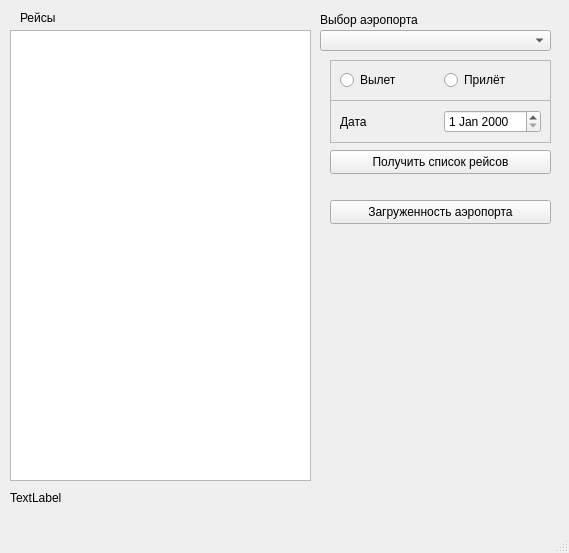
<?xml version="1.0" encoding="UTF-8"?>
<ui version="4.0">
 <class>MainWindow</class>
 <widget class="QMainWindow" name="MainWindow">
  <property name="geometry">
   <rect>
    <x>0</x>
    <y>0</y>
    <width>569</width>
    <height>553</height>
   </rect>
  </property>
  <property name="windowTitle">
   <string>Инспектор аэропортов</string>
  </property>
  <widget class="QWidget" name="centralwidget">
   <widget class="QTableView" name="tableView">
    <property name="geometry">
     <rect>
      <x>10</x>
      <y>30</y>
      <width>301</width>
      <height>451</height>
     </rect>
    </property>
   </widget>
   <widget class="QLabel" name="lb_raceView">
    <property name="geometry">
     <rect>
      <x>20</x>
      <y>10</y>
      <width>49</width>
      <height>16</height>
     </rect>
    </property>
    <property name="text">
     <string>Рейсы</string>
    </property>
   </widget>
   <widget class="QLabel" name="lb_choiceAirp">
    <property name="geometry">
     <rect>
      <x>320</x>
      <y>10</y>
      <width>231</width>
      <height>20</height>
     </rect>
    </property>
    <property name="text">
     <string>Выбор аэропорта</string>
    </property>
   </widget>
   <widget class="QLabel" name="lb_statusConnect">
    <property name="geometry">
     <rect>
      <x>10</x>
      <y>490</y>
      <width>301</width>
      <height>16</height>
     </rect>
    </property>
    <property name="text">
     <string>TextLabel</string>
    </property>
   </widget>
   <widget class="QComboBox" name="cb_Airport">
    <property name="geometry">
     <rect>
      <x>320</x>
      <y>30</y>
      <width>231</width>
      <height>21</height>
     </rect>
    </property>
   </widget>
   <widget class="QFrame" name="fr_radioBt">
    <property name="geometry">
     <rect>
      <x>330</x>
      <y>60</y>
      <width>221</width>
      <height>41</height>
     </rect>
    </property>
    <property name="frameShape">
     <enum>QFrame::StyledPanel</enum>
    </property>
    <property name="frameShadow">
     <enum>QFrame::Raised</enum>
    </property>
    <layout class="QHBoxLayout" name="horizontalLayout">
     <item>
      <widget class="QRadioButton" name="rb_out">
       <property name="text">
        <string>Вылет</string>
       </property>
      </widget>
     </item>
     <item>
      <widget class="QRadioButton" name="rb_in">
       <property name="text">
        <string>Прилёт</string>
       </property>
      </widget>
     </item>
    </layout>
   </widget>
   <widget class="QPushButton" name="pb_reciveRace">
    <property name="geometry">
     <rect>
      <x>330</x>
      <y>150</y>
      <width>221</width>
      <height>24</height>
     </rect>
    </property>
    <property name="text">
     <string>Получить список рейсов</string>
    </property>
   </widget>
   <widget class="QPushButton" name="pb_busyAirport">
    <property name="geometry">
     <rect>
      <x>330</x>
      <y>200</y>
      <width>221</width>
      <height>24</height>
     </rect>
    </property>
    <property name="text">
     <string>Загруженность аэропорта</string>
    </property>
   </widget>
   <widget class="QFrame" name="fr_data">
    <property name="geometry">
     <rect>
      <x>330</x>
      <y>100</y>
      <width>221</width>
      <height>43</height>
     </rect>
    </property>
    <property name="frameShape">
     <enum>QFrame::StyledPanel</enum>
    </property>
    <property name="frameShadow">
     <enum>QFrame::Raised</enum>
    </property>
    <layout class="QHBoxLayout" name="horizontalLayout_2">
     <item>
      <widget class="QLabel" name="lb_data">
       <property name="text">
        <string>Дата</string>
       </property>
      </widget>
     </item>
     <item>
      <widget class="QDateEdit" name="dateEdit"/>
     </item>
    </layout>
   </widget>
  </widget>
  <widget class="QMenuBar" name="menubar">
   <property name="geometry">
    <rect>
     <x>0</x>
     <y>0</y>
     <width>569</width>
     <height>21</height>
    </rect>
   </property>
  </widget>
  <widget class="QStatusBar" name="statusbar"/>
 </widget>
 <resources/>
 <connections/>
</ui>
